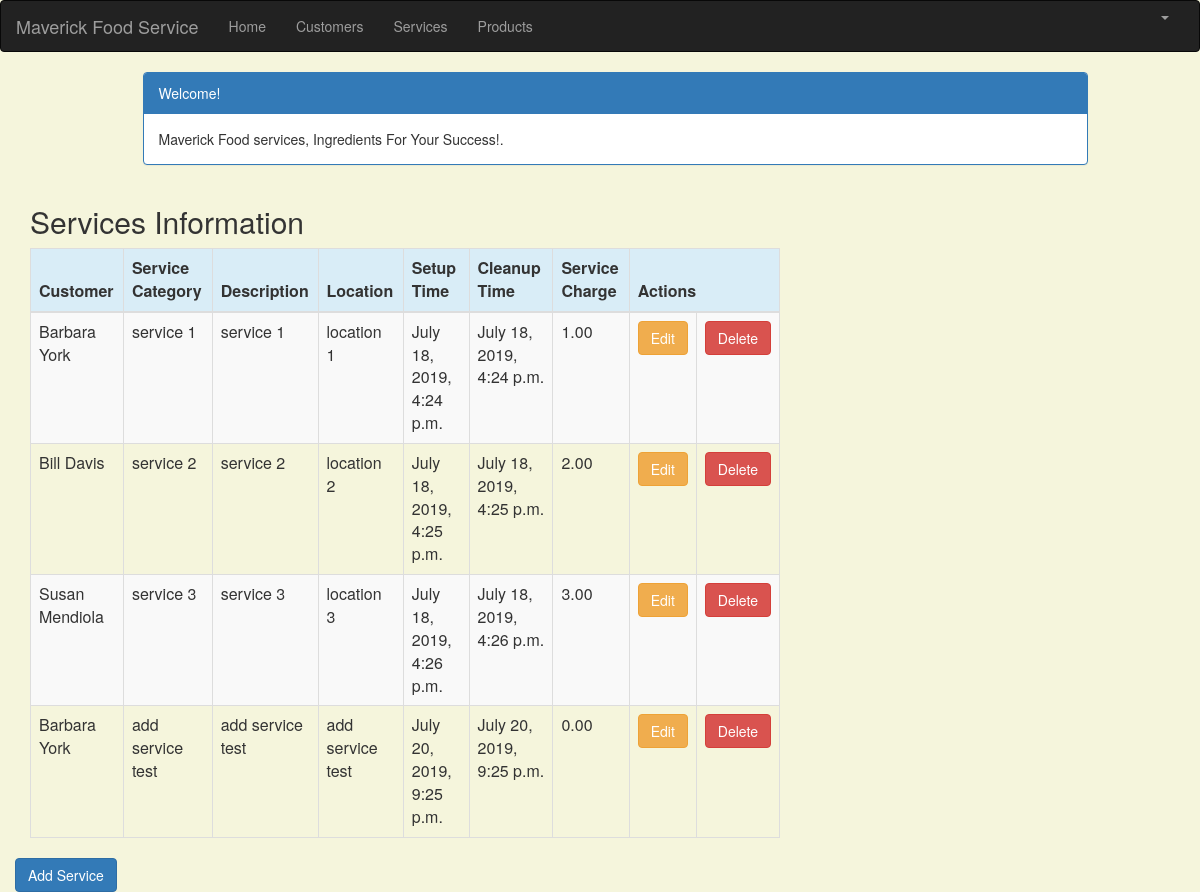
Screenshot of /service_list (signed in) with the database file from the repository.
### crm/models.py (models this page shows, shortened)
class Service(models.Model):
    cust_name = models.ForeignKey(Customer, on_delete=models.CASCADE, related_name='services')
    service_category = models.CharField(max_length=100)
    description = models.TextField()
    location = models.CharField(max_length=200)
    setup_time = models.DateTimeField(
        default=timezone.now)
    cleanup_time = models.DateTimeField(
        default=timezone.now)
    service_charge = models.DecimalField(max_digits=10, decimal_places=2)
    created_date = models.DateTimeField(
        default=timezone.now)
    updated_date = models.DateTimeField(auto_now_add=True)

class Customer(models.Model):
    cust_name = models.CharField(max_length=50)
    organization = models.CharField(max_length=100, blank=True)
    role = models.CharField(max_length=100)
    email = models.EmailField(max_length=100)
    bldgroom = models.CharField(max_length=100)
    address = models.CharField(max_length=200)
    account_number = models.IntegerField(blank=False, null=False)
    city = models.CharField(max_length=50)
    state = models.CharField(max_length=50)
    zipcode = models.CharField(max_length=10)
    phone_number = models.CharField(max_length=50)
    created_date = models.DateTimeField(
        default=timezone.now)
    updated_date = models.DateTimeField(auto_now_add=True)
    def __str__(self):
        return str(self.cust_name)

### crm/views.py (the view)
# urls.py: path('service_list', views.service_list, name='service_list'),
@login_required
def service_list(request):
   services = Service.objects.filter(created_date__lte=timezone.now())
   return render(request, 'crm/service_list.html', {'services': services})

### crm/templates/crm/service_list.html (shortened to what this page needs)
<!DOCTYPE>
{% extends 'crm/base.html' %}
{% block content %}
    <html lang="en">
    <head>
        <link rel="stylesheet" href="https://maxcdn.bootstrapcdn.com/bootstrap/3.3.4/css/bootstrap.min.css">
    </head>
    <body>
    <div class="container">
        <div class="row">
            <div class="col-md-10 col-md-offset-1">
                <div class="panel panel-primary">
                    <div class="panel-heading">Welcome!</div>
                    <div class="panel-body">
                        Maverick Food services, Ingredients For Your Success!.
                    </div>
                </div>
            </div>
        </div>
    </div>
    <div class="row">
        <h2 style="padding-left: 15Px">Services Information</h2>
    </div>
    <div>
        <table class="table table-striped table-bordered table-hover">
            <thead>
            <tr class="bg-info">
                <th>Customer</th>
                <th>Service Category</th>
                <th>Description</th>
                <th>Location</th>
                <th>Setup Time</th>
                <th>Cleanup Time</th>
                <th>Service Charge</th>
                <th colspan="3">Actions</th>
            </tr>
            </thead>
            <tbody>
            {% for service in services %}
                <tr>
                    <td>{{ service.cust_name }}</td>
                    <td>{{ service.service_category }}</td>
                     <td>{{ service.description }}</td>
                    <td>{{ service.location }}</td>
                    <td>{{ service.setup_time }}</td>
                    <td>{{ service.cleanup_time }}</td>
                    <td>{{ service.service_charge }}</td>
                    <td><a href="{% url 'crm:service_edit' pk=service.pk %}"class="btn btn-warning">Edit</a></td>
                    <td><a href="{% url 'crm:service_delete' pk=service.pk %}"
                           onclick="return confirm('Are you sure you want to delete?')"
                           class="btn btn-danger">Delete</a>
                    </td>
                </tr>
            {% endfor %}
            </tbody>
        </table>
    <div class="row">
         <a href="{% url 'crm:service_new' %}" class="row"><span
                    class="btn btn-primary">Add Service</span></a>
     </div>
    </div>
    </body>
    </html>
{% endblock %}

### crm/templates/crm/base.html (shortened to what this page needs)
<!DOCTYPE html>
{% load staticfiles %}
<html lang="en">
<head>
    <link rel="stylesheet" href="https://maxcdn.bootstrapcdn.com/bootstrap/3.3.7/css/bootstrap.min.css">
</head>
<body id="app-layout">
<nav class="navbar navbar-inverse">
    <div class="container-fluid">
        <div class="navbar-header">
            <a class="navbar-brand" href="/">
                Maverick Food Service
            </a>
        </div>
        <div class="collapse navbar-collapse" id="myNavbar">
            <ul class="nav navbar-nav">
                <li><a href="{% url 'crm:home' %}">Home</a></li>
                <li><a href="{% url 'crm:customer_list' %}">Customers</a></li>
               <li><a href="{% url 'crm:service_list' %}">Services</a></li>
                <li><a href="{% url 'crm:product_list' %}">Products</a></li>
            </ul>
            <ul class="nav navbar-nav navbar-right">
                {% if user.is_authenticated %}
                    <li class="dropdown">
                        <a href="#" class="dropdown-toggle" data-toggle="dropdown" role="button" aria-expanded="false">
                            <span class="caret"></span>
                        </a>
                    </li>
                {% else %}
                    <li><a href="{% url 'login' %}"><span class="glyphicon glyphicon-log-in"></span> Login</a></li>
                {% endif %}
            </ul>
        </div>
    </div>
</nav>
<div class="content container">
    <div class="row">
        <div class="col-md-8">
            {% block content %}{% endblock %}
        </div>
    </div>
</body>
</html>

### crm/templates/crm/base.html (style rules this page uses)
.navbar { margin-bottom: 0; border-radius: 0; }

### crm/templates/crm/service_list.html (style rules this page uses)
body { background-color: beige; }

### rows the page displays
Service: cust_name "Barbara York", service_category "service 1", description "service 1", location "location 1", setup_time "July 18, 2019, 4:24 p.m.", cleanup_time "July 18, 2019, 4:24 p.m.", service_charge "1.00"
Service: cust_name "Bill Davis", service_category "service 2", description "service 2", location "location 2", setup_time "July 18, 2019, 4:25 p.m.", cleanup_time "July 18, 2019, 4:25 p.m.", service_charge "2.00"
Service: cust_name "Susan Mendiola", service_category "service 3", description "service 3", location "location 3", setup_time "July 18, 2019, 4:26 p.m.", cleanup_time "July 18, 2019, 4:26 p.m.", service_charge "3.00"
Service: cust_name "Barbara York", service_category "add service test", description "add service test", location "add service test", setup_time "July 20, 2019, 9:25 p.m.", cleanup_time "July 20, 2019, 9:25 p.m.", service_charge "0.00"
